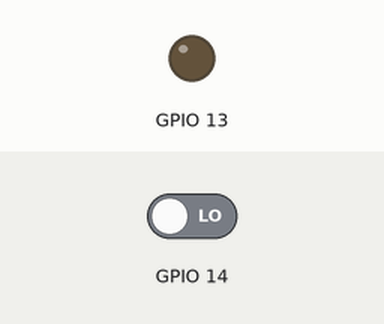
This sketch was run on a simulated ESP8266 (NodeMCU). On the bench: output pins drawn as LEDs (lit = HIGH). Dashed ring = blinking. The inputs (shaded band) are chosen by the test bench; at power-on: GPIO 14 LOW. WiFi joins after 1.5 s; servers stay silent unless stated; what the sketch prints to the serial monitor is not drawn.

Above: at 2.7 s.
2.8 s: GPIO 14 driven HIGH
At 3.65 s:
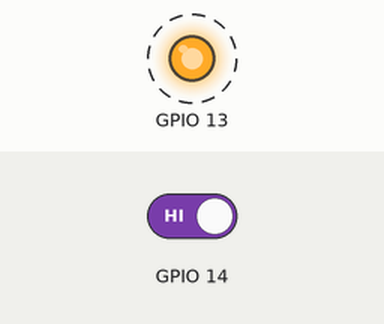
6.2 s: GPIO 14 driven LOW
At 6.85 s:
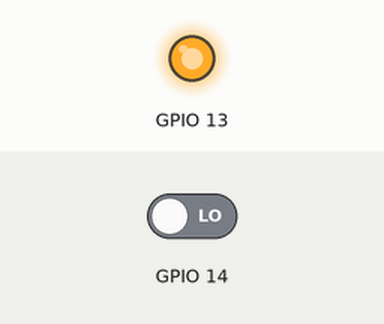
Timing chart, 0 to 9.2 s (numbered marks = the images above; inputs shaded):
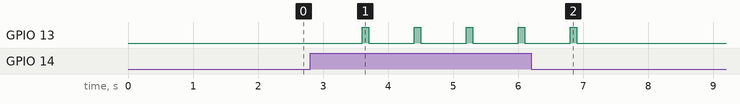

The sketch:

test5_thingspeak_IRTest.ino
```cpp
#include <ESP8266WiFi.h>
#include <ESP8266WebServer.h>

const char* host = "https://api.thingspeak.com/channels/167229"; // Your domain
String ApiKey = "73HOVD1Q7083NI4W";
String path = "/update?key=WQU1X09CAJ72ZQWN" + ApiKey + "&field1=IR Test";

const char* ssid = "lucky_home";
const char* pass = "laxmish53";

void setup(void){
  Serial.begin(115200);
  Serial.println("");
  pinMode(14,INPUT);
  pinMode(13,OUTPUT);

  WiFi.begin(ssid, pass);
  // Wait for connection
  while (WiFi.status() != WL_CONNECTED) {
    delay(100);
    Serial.print(".");
  }

  Serial.println("");
  Serial.print("Connected to ");
  Serial.println(ssid);
  Serial.print("IP address: ");
  Serial.println(WiFi.localIP());
}

int getIRval() {
  int IR;
  IR = digitalRead(14);
  return(IR);
}


void loop() {

  int IRval = getIRval();
  // send IR data to the serial console
  Serial.println(IRval);

  WiFiClient client;
  const int httpPort = 80;
  if (!client.connect(host, httpPort)) {
    Serial.println("connection failed");
    return;
  }

  client.print(String("GET ") + path + IRval + " HTTP/1.1\r\n" +
               "Host: " + host + "\r\n" +
               "Connection: keep-alive\r\n\r\n");
  delay(500);
if (IRval==1)
{ digitalWrite(13,HIGH);
  delay(100);
  digitalWrite(13,LOW);
}
}
```

Measured:
- after the input at 2.8 s, GPIO 13: alternates HIGH for 0.10 s and LOW for 0.70 s, starting after 0.80 s
- after the input at 6.2 s, GPIO 13: goes on until 6.9 s, then stays LOW
